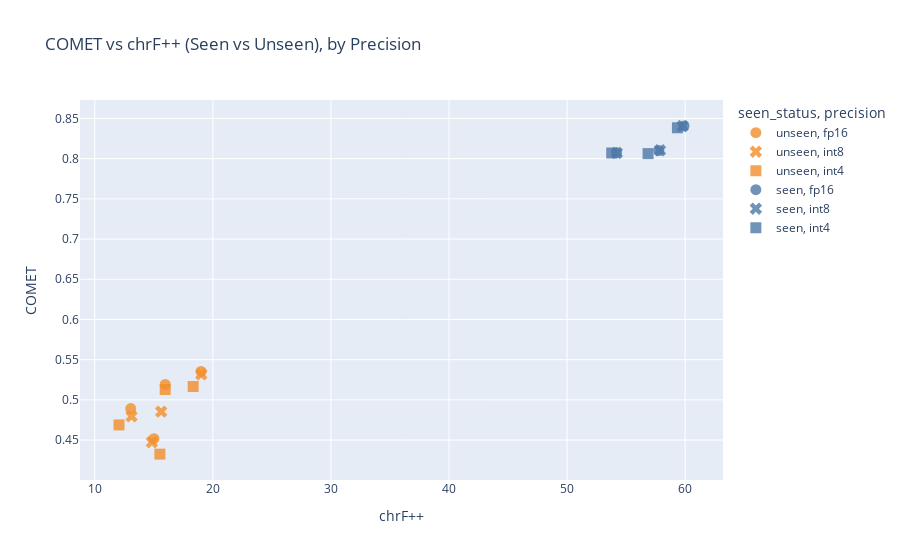

Notebook source saved alongside this figure:
### Code cell
# Same plot using Plotly for better viewing
import plotly.express as px

fig = px.scatter(
    system_scores_df,
    x="chrF++",
    y="COMET",
    color="seen_status",
    symbol="precision",  # Using symbol for precision
    symbol_map={"fp16": "circle", "int8": "x", "int4": "square"},
    hover_name="language", # This creates a tooltip with the language name
    title="COMET vs chrF++ (Seen vs Unseen), by Precision",
    color_discrete_map={"seen": "#4e79a7", "unseen": "#f28e2b"},
    size_max=12
)

fig.update_traces(marker=dict(size=11, opacity=0.8), selector=dict(mode='markers'))

fig.show()

### Figure 1 — Plotly figure (JSON) as saved in the notebook; plotly's stock layout.template omitted (floating-point values rounded to 4 significant figures)
{"data": [{"hovertemplate": "<b>%{hovertext}</b><br><br>seen_status=unseen<br>precision=fp16<br>chrF++=%{x}<br>COMET=%{y}<extra></extra>", "hovertext": ["Swahili", "Thai", "Hindi", "Arabic"], "legendgroup": "unseen, fp16", "marker": {"color": "#f28e2b", "opacity": 0.8, "size": 11, "symbol": "circle"}, "mode": "markers", "name": "unseen, fp16", "orientation": "v", "showlegend": true, "type": "scatter", "x": [15.96, 13.04, 15.01, 19.0], "xaxis": "x", "y": [0.5192, 0.4892, 0.4517, 0.5353], "yaxis": "y"}, {"hovertemplate": "<b>%{hovertext}</b><br><br>seen_status=unseen<br>precision=int8<br>chrF++=%{x}<br>COMET=%{y}<extra></extra>", "hovertext": ["Swahili", "Thai", "Hindi", "Arabic"], "legendgroup": "unseen, int8", "marker": {"color": "#f28e2b", "opacity": 0.8, "size": 11, "symbol": "x"}, "mode": "markers", "name": "unseen, int8", "orientation": "v", "showlegend": true, "type": "scatter", "x": [15.62, 13.11, 14.83, 19.02], "xaxis": "x", "y": [0.4854, 0.4795, 0.4474, 0.5318], "yaxis": "y"}, {"hovertemplate": "<b>%{hovertext}</b><br><br>seen_status=unseen<br>precision=int4<br>chrF++=%{x}<br>COMET=%{y}<extra></extra>", "hovertext": ["Swahili", "Thai", "Hindi", "Arabic"], "legendgroup": "unseen, int4", "marker": {"color": "#f28e2b", "opacity": 0.8, "size": 11, "symbol": "square"}, "mode": "markers", "name": "unseen, int4", "orientation": "v", "showlegend": true, "type": "scatter", "x": [15.96, 12.05, 15.51, 18.33], "xaxis": "x", "y": [0.5129, 0.4689, 0.4325, 0.5167], "yaxis": "y"}, {"hovertemplate": "<b>%{hovertext}</b><br><br>seen_status=seen<br>precision=fp16<br>chrF++=%{x}<br>COMET=%{y}<extra></extra>", "hovertext": ["German", "Italian", "French"], "legendgroup": "seen, fp16", "marker": {"color": "#4e79a7", "opacity": 0.8, "size": 11, "symbol": "circle"}, "mode": "markers", "name": "seen, fp16", "orientation": "v", "showlegend": true, "type": "scatter", "x": [54.19, 59.9, 57.77], "xaxis": "x", "y": [0.8073, 0.8408, 0.8102], "yaxis": "y"}, {"hovertemplate": "<b>%{hovertext}</b><br><br>seen_status=seen<br>precision=int8<br>chrF++=%{x}<br>COMET=%{y}<extra></extra>", "hovertext": ["German", "Italian", "French"], "legendgroup": "seen, int8", "marker": {"color": "#4e79a7", "opacity": 0.8, "size": 11, "symbol": "x"}, "mode": "markers", "name": "seen, int8", "orientation": "v", "showlegend": true, "type": "scatter", "x": [54.21, 59.78, 57.87], "xaxis": "x", "y": [0.8071, 0.8406, 0.8104], "yaxis": "y"}, {"hovertemplate": "<b>%{hovertext}</b><br><br>seen_status=seen<br>precision=int4<br>chrF++=%{x}<br>COMET=%{y}<extra></extra>", "hovertext": ["German", "Italian", "French"], "legendgroup": "seen, int4", "marker": {"color": "#4e79a7", "opacity": 0.8, "size": 11, "symbol": "square"}, "mode": "markers", "name": "seen, int4", "orientation": "v", "showlegend": true, "type": "scatter", "x": [53.78, 59.34, 56.86], "xaxis": "x", "y": [0.8071, 0.8384, 0.8063], "yaxis": "y"}], "layout": {"legend": {"title": {"text": "seen_status, precision"}, "tracegroupgap": 0}, "title": {"text": "COMET vs chrF++ (Seen vs Unseen), by Precision"}, "xaxis": {"anchor": "y", "domain": [0, 1], "title": {"text": "chrF++"}}, "yaxis": {"anchor": "x", "domain": [0, 1], "title": {"text": "COMET"}}}}
